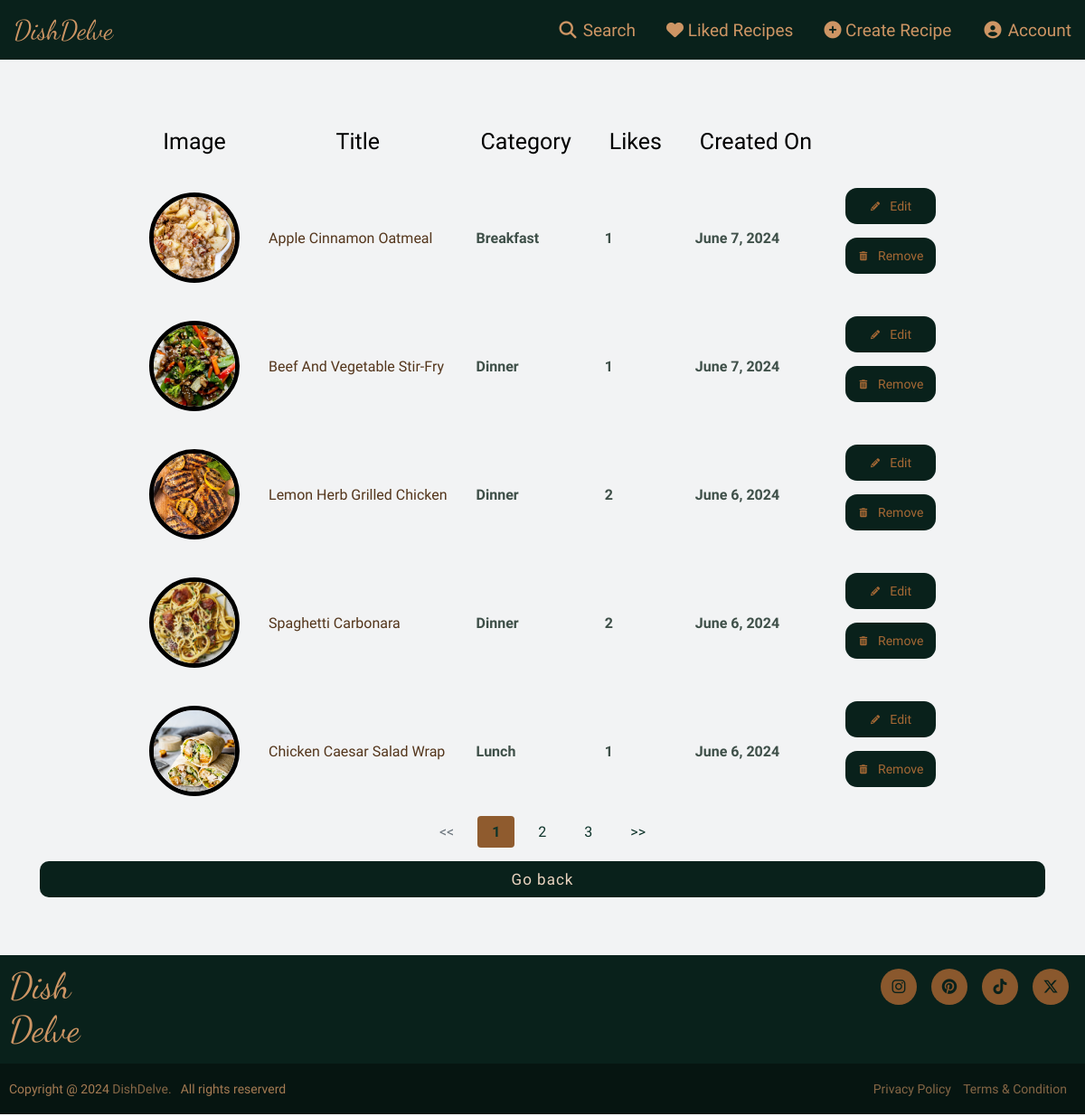
The app's page /account-recipes/ (signed in) with its own data.
### recipes/models.py (models this page shows, shortened)
class RecipePosts(models.Model):
    title = models.CharField(max_length=60, help_text="Recipe Title/Name")
    category = models.CharField(max_length=10, help_text="Category of recipe")
    dish_description = models.TextField(help_text="The description of the recipe")
    servings = models.IntegerField(help_text="Number of servings")
    prep_time = models.CharField(max_length=10, help_text="Preparation time in a string format")
    cook_time = models.CharField(max_length=10, help_text="Cook time in a string format")
    ingredients = models.TextField(help_text="The ingredients to create the recipe. Split by '§' symbol.")
    directions = models.TextField(help_text="The directions to create the recipe. Split by '§' symbol.")
    food_image = models.ImageField(upload_to='food_images/', null=True, blank=True, help_text="Image of the Recipe")
    date_created = models.DateTimeField(auto_now_add=True, help_text="Date of creation set automatically")
    date_modified = models.DateTimeField(blank=True, null=True, help_text="Date of modification was made")
    uploaded_by = models.ForeignKey(User, on_delete=models.CASCADE, help_text="The user who created the recipe")
    tips = models.TextField(null=True, blank=True, help_text="Any tips for the recipe to make it better")
    @property
    def total_likes(self):
        return self.likes.count()

### recipes/views.py (the view)
# urls.py: path('account-recipes/', AccountRecipesView.as_view(), name='account_recipes'),
class AccountRecipesView(LoginRequiredMixin, TemplateView):
    login_url = reverse_lazy('user_login')
    template_name = 'recipes/account_recipes.html'
    def get_context_data(self, **kwargs):
        context = super(AccountRecipesView, self).get_context_data(**kwargs)
        user_information = self.request.user
        page = self.request.GET.get('page', 1)
        all_recipes = RecipePosts.objects.filter(uploaded_by=user_information).order_by('-date_created')
        context['recipe_pages'] = custom_paginate_qs(all_recipes, page)
        context['recipes'] = all_recipes
        return context

### recipes/views.py (called while the page is built)
def custom_paginate_qs(qs, page, item_count: int = 5):
    paginator = Paginator(qs, item_count)
    try:
        paginated_qs = paginator.page(page)
    except PageNotAnInteger:
        paginated_qs = paginator.page(1)
    except EmptyPage:
        paginated_qs = paginator.page(paginator.num_pages)
    return paginated_qs

### recipes/templates/recipes/account_recipes.html (shortened to what this page needs)
{% extends "recipes/base.html" %}
{% load static %}
{% block links %}
    <link rel="stylesheet" type="text/css" href="{% static 'recipes/styles.css' %}">
{% endblock %}
{% block content %}
    <div class="add-container">
        <div class="base-container">
            {% if recipes %}
                <table class="product-display">
                    <thead>
                    <tr>
                        <th>Image</th>
                        <th>Title</th>
                        <th>Category</th>
                        <th>Likes</th>
                        <th>Created On</th>
                    </tr>
                    </thead>
                    {% for recipe in recipe_pages %}
                        <tr>
                            <td><img src="{{ recipe.food_image.url }}" height="100" width="100" alt="{{ recipe.title }}"></td>
                            <td class="product"><a class="recipe-page" href="{% url 'recipe_view' post_id=recipe.id %}">{{ recipe.title|title }}</a></td>
                            <td class="product">{{ recipe.category|title }}</td>
                            <td class="product">{{ recipe.total_likes }}</td>
                            <td class="product">{{ recipe.date_created.date }}</td>
                            <td>
                                <a href="{% url 'edit_recipe' post_id=recipe.id %}" class="editbtn"><i class="fa fa-fw fa-pencil"></i> Edit</a>
                                <form method="post" action="{% url 'recipe_delete' recipe.id %}">
                                    <button class="deletebtn" type="submit"><i class="fa fa-fw fa-trash"></i> Remove</button>
                                </form>
                            </td>
                        </tr>
                    {% endfor %}
                </table>
                <div class="page-container">
                    {% if recipe_pages.has_other_pages %}
                        {% if recipe_pages.has_previous %}
                            <a href="?page={{ recipe_pages.previous_page_number }}"><<</a>
                        {% else %}
                            <span class="disabled"><<</span>
                        {% endif %}
                        {% for i in recipe_pages.paginator.page_range %}
                            {% if recipe_pages.number == i %}
                                <span class="selected-page" href="?page={{ i }}">{{ i }}</span>
                            {% else %}
                                <a href="?page={{ i }}">{{ i }}</a>
                            {% endif %}
                        {% endfor %}
                        {% if recipe_pages.has_next %}
                            <a href="?page={{ recipe_pages.next_page_number }}">>></a>
                        {% else %}
                            <span class="disabled">>></span>
                        {% endif %}
                    {% endif %}
                </div>
            {% else %}
                You don't have any recipes yet.
                <br>
                You can upload a recipe on your account page!
            {% endif %}
            <button class="account-info-buttons" onclick="window.history.back()" type="button">Go back</button>
        </div>
    </div>
{% endblock %}

### recipes/static/recipes/styles.css (style rules this page uses)
* { margin: 0; padding: 0; box-sizing: border-box; font-family: 'Barlow Semi Condensed', sans-serif; }
body { position: relative; min-height: 100%; padding-bottom: 178px; background-color: #f2f3f4; display: flex; flex-direction: column; margin: 0; }
html { height: 100%; }
img { max-width: 100%; }
img { vertical-align: middle; border-style: none; }
.account-info-buttons { width: 100%; margin-top: 15px; border: none; color: #ebd5c1; font-size: 17px; font-weight: 500; letter-spacing: 1px; padding: 10px; background-color: #09211b; display: flex; flex-direction: column; justify-content: center; align-items: center; border-radius: 10px; cursor: pointer; transition: all 0.2s ease-in-out; }
.page-container { display: flex; justify-content: center; }
.page-container a, .page-container span { display: inline-block; margin: 0 5px; padding: 8px 16px; text-decoration: none; color: #0e342a; border-radius: 4px; transition: background-color 0.3s, color 0.3s; }
.page-container .disabled { color: #6c757d; border-color: #6c757d; cursor: not-allowed; }
.product-display tr td img { border-radius: 50%; border: 5px solid black; }
.selected-page { font-weight: bold; color: white; background-color: #8f5b2e; }
.product-display { margin: auto; }
.product-display th { padding: 20px; font-weight: 500; font-size: 25px; }
.product-display td { padding: 15px; }
.product-display .recipe-page { text-decoration: none; cursor: pointer; color: #53351b; font-weight: 500; transition: all 0.2s ease; }
.product-display .product { color: #3e4f48; font-weight: 700; }
.add-container, .container-search { padding: 10px; margin: 0 auto; }
.base-container { padding: 34px; width: 100%; margin: 10px auto 20px; }
.editbtn, .deletebtn { width: 100px; height: 40px; display: flex; justify-content: center; align-items: center; background-color: #09211b; color: #a66935; cursor: pointer; border: none; font-size: 14px; border-radius: 13px; margin-bottom: 15px; text-decoration: none; transition: all 0.1s ease-in-out; }
.editbtn i, .deletebtn i { font-size: 10px; margin-right: 10px; }
.product-display tr td img { border-radius: 50%; border: 5px solid black; object-fit: cover; }

### records on screen
RecipePosts: food_image (picture), title "Apple Cinnamon Oatmeal", category "Breakfast", total_likes "1", date_created "June 7, 2024"
RecipePosts: food_image (picture), title "Beef And Vegetable Stir-Fry", category "Dinner", total_likes "1", date_created "June 7, 2024"
RecipePosts: food_image (picture), title "Lemon Herb Grilled Chicken", category "Dinner", total_likes "2", date_created "June 6, 2024"
RecipePosts: food_image (picture), title "Spaghetti Carbonara", category "Dinner", total_likes "2", date_created "June 6, 2024"
RecipePosts: food_image (picture), title "Chicken Caesar Salad Wrap", category "Lunch", total_likes "1", date_created "June 6, 2024"

### other values on screen
{{ i }} "1"
{{ i }} "2" "3"
